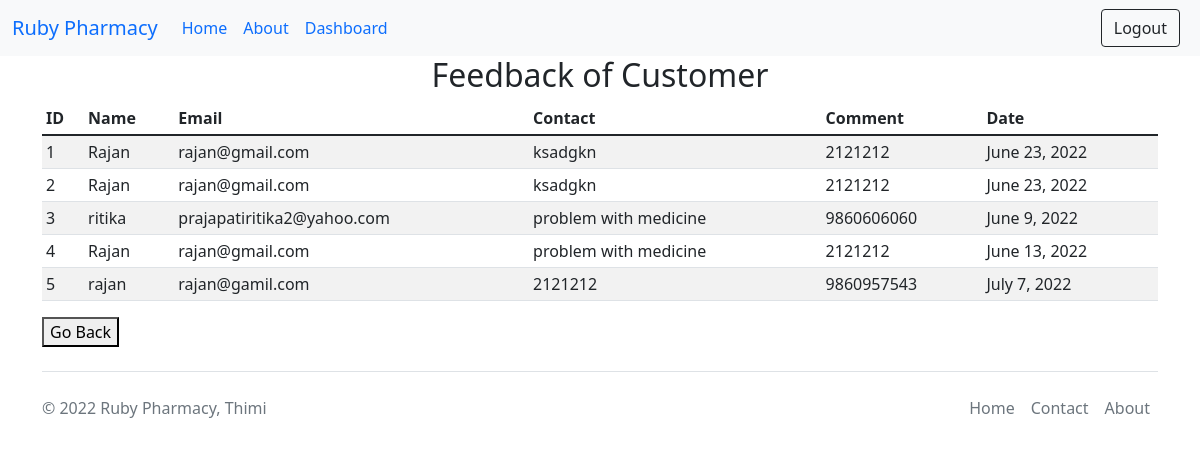
The page /Feedback/ (signed in) on the database its author committed.
### app/models.py (models this page shows, shortened)
class Contact(models.Model):
    name=models.CharField(max_length=122)
    email=models.EmailField()
    phone=models.BigIntegerField()
    desc=models.CharField(max_length=100)
    date = models.DateField()

### app/views.py (the view)
# urls.py: path("Feedback/",views.feedback, name = "Feedback"),
def feedback(request):
    data=Contact.objects.all()
    context={'show':data}
    return render(request,'Feedback.html',context)

### templates/Feedback.html (shortened to what this page needs)
{% extends 'base.html' %}
{% load static %}
{% block body %}
<div class="container">
  <h2 class="text-center">Feedback of Customer</h2>
  <div class="table-responsive">
    <table class="table table-striped table-sm">
      <thead>
        <tr>
          <th scope="col">ID</th>
          <th scope="col">Name</th>
          <th scope="col">Email</th>
          <th scope="col">Contact</th>
          <th scope="col">Comment</th>
          <th scope="col">Date</th>
        </tr>
      </thead>
      <tbody>
        {% for detail in show %}
          <tr>
            <td>{{ detail.id }}</td>
            <td>{{ detail.name }}</td>
            <td>{{ detail.email }}</td>
            <td>{{ detail.desc }}</td>
            <td>{{ detail.phone }}</td>
            <td>{{ detail.date }}</td>
          </tr>
        {% endfor %}
      </tbody>
    </table>
  </div>
  <a href="/Dashboard">
    <button type="button">Go Back</button>
  </a>
</div>
{% endblock body%}

### rows shown on the page
Contact: id "1", name "Rajan", email "rajan@gmail.com", desc "ksadgkn", phone "2121212", date "June 23, 2022"
Contact: id "2", name "Rajan", email "rajan@gmail.com", desc "ksadgkn", phone "2121212", date "June 23, 2022"
Contact: id "3", name "ritika", email "prajapatiritika2@yahoo.com", desc "problem with medicine", phone "9860606060", date "June 9, 2022"
Contact: id "4", name "Rajan", email "rajan@gmail.com", desc "problem with medicine", phone "2121212", date "June 13, 2022"
Contact: id "5", name "rajan", email "rajan@gamil.com", desc "2121212", phone "9860957543", date "July 7, 2022"
